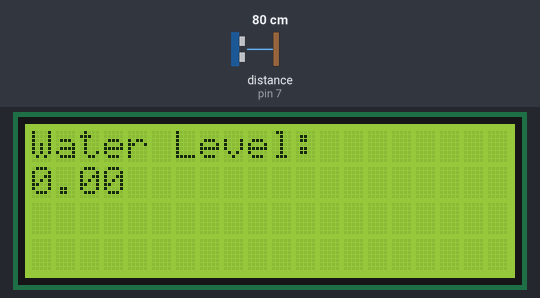
Bench run of a sketch on a simulated Arduino Uno, built with avr-gcc and run on an emulated ATmega328P. Parts: 20×4 character LCD. Wiring (inferred from the names in the program): ultrasonic range finder: trigger pin 6; echo pin 7. Inputs (shaded band) come from the test bench; at power-on: distance to the obstacle (sensor on pin 7) 80 cm. The echo pulse lasts 58.3 µs per cm.

Above: at 1.2 s.
1.3 s: distance to the obstacle (sensor on pin 7) set to 2 cm
At 2.4 s:
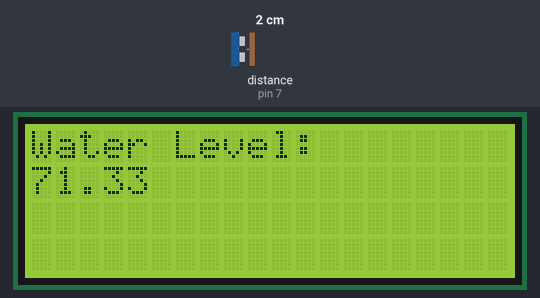
3.6 s: distance to the obstacle (sensor on pin 7) set to 4 cm
At 5.3 s:
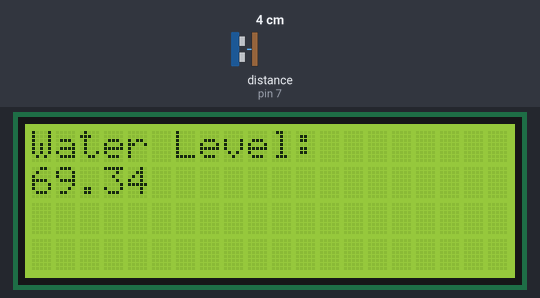
5.6 s: distance to the obstacle (sensor on pin 7) set to 9 cm
At 7.4 s:
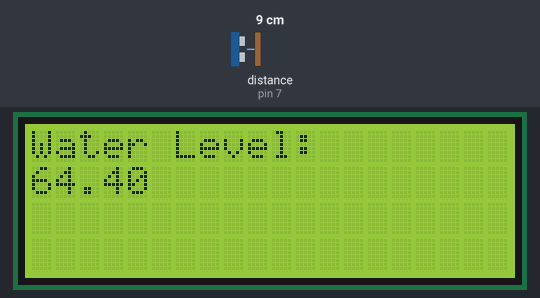
Timing chart, 0 to 8.9 s (numbered marks = the images above; inputs shaded):
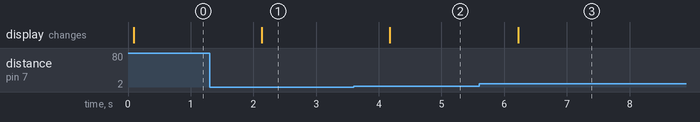

Measured:
- after the input at 1.3 s, the display: changes after 0.84 s (image 1)
- after the input at 3.6 s, the display: changes after 0.58 s (image 2)
- after the input at 5.6 s, the display: changes after 0.62 s (image 3)

The sketch:

water_level_Fish_Robot_Tank_73cm.ino
```cpp
#include <Wire.h>  // Include the Wire library for I2C communication
#include <LiquidCrystal_I2C.h>  // Include the LiquidCrystal_I2C library for I2C LCD communication

#define trigPin 6
#define echoPin 7

LiquidCrystal_I2C lcd(0x27, 20, 4);  // Set the LCD address to 0x27 for a 16x2 display

void setup() {
  Serial.begin(9600);
  pinMode(trigPin, OUTPUT);
  pinMode(echoPin, INPUT);

  lcd.init();  // Initialize the LCD
  lcd.backlight();  // Turn on the backlight
}

void loop() {
  digitalWrite(trigPin, LOW);
  delayMicroseconds(2);
  digitalWrite(trigPin, HIGH);
  delayMicroseconds(10);
  digitalWrite(trigPin, LOW);

  long duration = pulseIn(echoPin, HIGH);
  float distance = duration * 0.034 / 2;   // ici


  float tankHeight = 73.0;  // Set the height of the tank in cm
  float waterLevel = tankHeight - distance;  // Calculate the water level
  if (waterLevel < 0) {
    waterLevel = 0;  // Prevent negative water level values
  }
 // float waterLevelPercent = (waterLevel / tankHeight) * 100.0;  // Convert water level to percentage

  lcd.clear();  // Clear the LCD
  lcd.setCursor(0, 0);  // Set the cursor to the first column of the first row
  lcd.print("Water Level:");  // Print the header
  lcd.setCursor(0, 1);  // Set the cursor to the first column of the second row
  lcd.print(waterLevel, 2);  // Print the water level in centimeter

  delay(1000);
}
```
